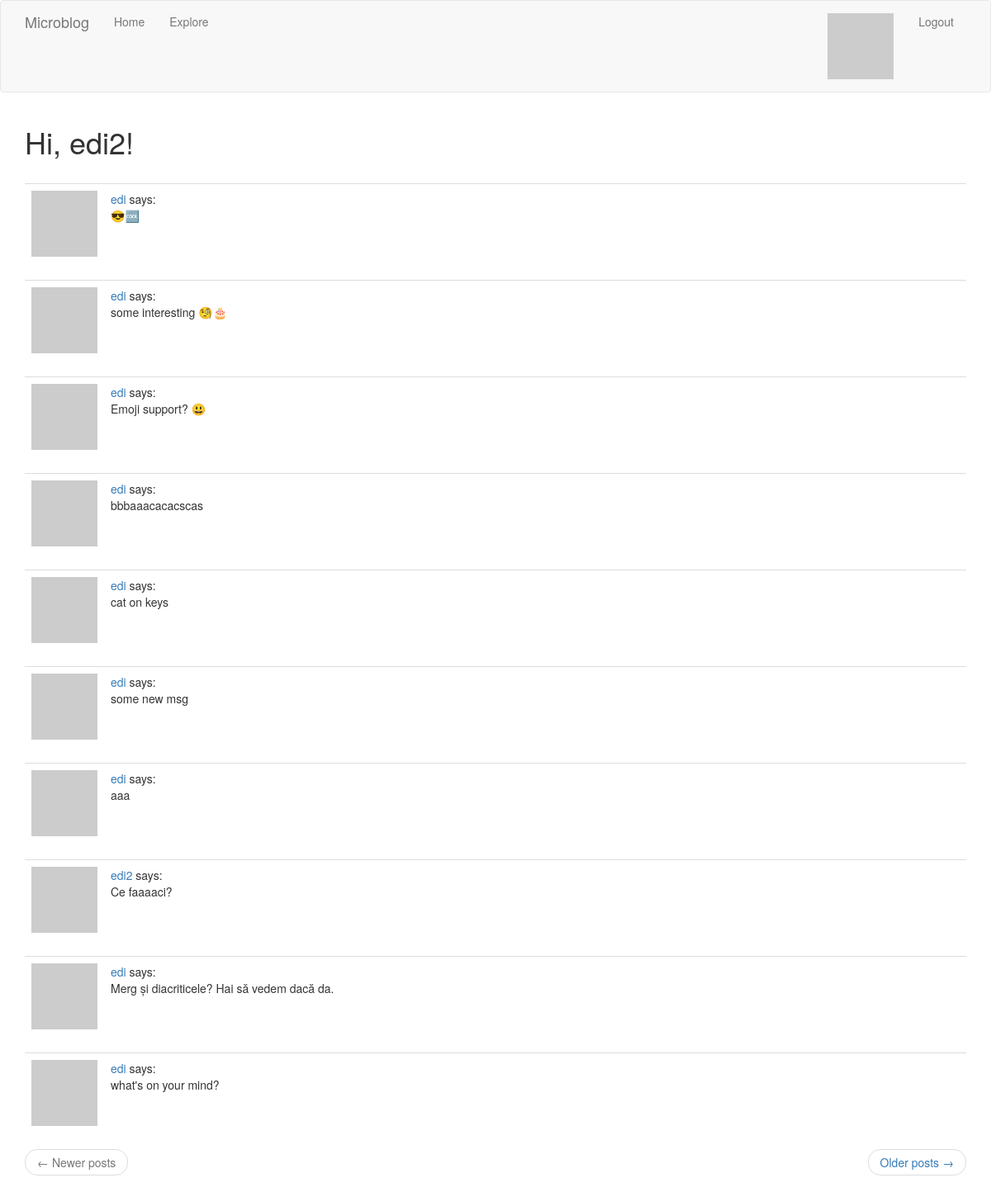
The page /explore (signed in) on the database its author committed.
### app/models.py (models this page shows, shortened)
class User(UserMixin, db.Model):
    id = db.Column(db.Integer, primary_key=True)
    username = db.Column(db.String(64), index=True, unique=True)
    email = db.Column(db.String(120), index=True, unique=True)
    password_hash = db.Column(db.String(128))
    """
    user.posts will retrieve all the Posts made by this User
    post.author will retrieve the User that made the Post
    """
    posts = db.relationship("Post", backref="author", lazy="dynamic")
    about_me = db.Column(db.String(140))
    last_seen = db.Column(db.DateTime, default = datetime.utcnow)
    """
    Define many-to-many relationship between User instances.
    user1 = user2 has the meaning of: user1 is following user2
        * secondary = sets association table defined above
        * primaryjoin = links follower with association table
        * secondaryjoin = links followed with association table
    """
    followed = db.relationship(
        "User", secondary = followers,
        primaryjoin=(followers.c.follower_id == id),
        secondaryjoin=(followers.c.followed_id == id),
        backref=db.backref("followers", lazy = "dynamic"), lazy = "dynamic")
    def avatar(self, size):
        digest = md5(self.email.lower().encode("utf-8")).hexdigest()
        return "https://www.gravatar.com/avatar/{}?d=identicon&s={}".format(digest, size)

class Post(db.Model):
    id = db.Column(db.Integer, primary_key=True)
    body = db.Column(db.String(140))
    timestamp = db.Column(db.DateTime, index=True, default=datetime.utcnow)
    user_id = db.Column(db.Integer, db.ForeignKey("user.id"))

### app/routes.py (the view)
@app.route("/explore")
@login_required
def explore():
    page = request.args.get(key = 'page', default = 1, type = int)
    ret_404_on_empty_range = False
    posts = Post.query.order_by(Post.timestamp.desc())\
            .paginate(page, app.config['POSTS_PER_PAGE'], ret_404_on_empty_range)
    next_url = url_for("explore", page = posts.next_num)\
            if posts.has_next else None
    prev_url = url_for("explore", page = posts.prev_num)\
            if posts.has_prev else None
    return render_template("index.html", title = "Explore", posts = posts.items,
            next_url = next_url, prev_url = prev_url)

### app/models.py (called while the page is built)
@login.user_loader
def load_user(id):
    return User.query.get(int(id))

### app/routes.py (called while the page is built)
@app.before_request
def before_request():
    if current_user.is_authenticated:
        current_user.last_seen = datetime.utcnow()
        db.session.commit()

### app/templates/index.html (shortened to what this page needs)
{% extends "base.html" %}
{% import "bootstrap/wtf.html" as wtf %}
{% block app_content %}
    <h1>Hi, {{ current_user.username }}!</h1>
    {% include "paginated_posts.html" %}
{% endblock %}

### app/templates/sub_post.html
<table class="table table-hover">
    <tr>
        <td class="col-xs-1">
            <a href={{url_for("user", username = post.author.username)}}>
                <img src="{{ post.author.avatar(64) }}" />
            </a>
        </td>
        <td class = "col-xs-11">
            <a href={{url_for("user", username = post.author.username)}}>
                {{ post.author.username }}
            </a>
            says:<br>{{ post.body }}
        </td>
    </tr>
</table>

### rows shown on the page
User: username "edi2"
Post: author.username "edi", body "😎🆒"
Post: author.username "edi", body "some interesting 🧐🎂"
Post: author.username "edi", body "Emoji support? 😃"
Post: author.username "edi", body "bbbaaacacacscas"
Post: author.username "edi", body "cat on keys"
Post: author.username "edi", body "some new msg"
Post: author.username "edi", body "aaa"
Post: author.username "edi2", body "Ce faaaaci?"
Post: author.username "edi", body "Merg și diacriticele? Hai să vedem dacă da."
Post: author.username "edi", body "what's on your mind?"
